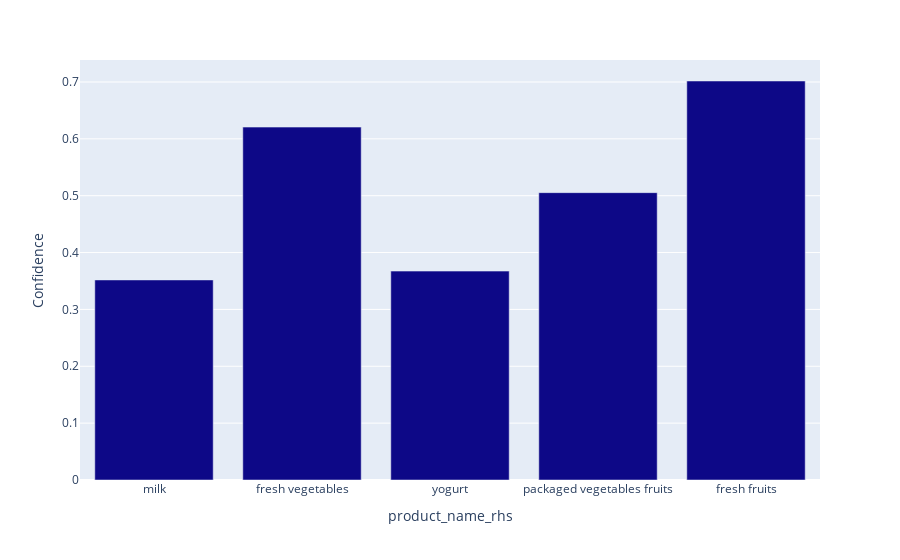

This figure's notebook cell:
### Code cell
output = generate_output('What are the products that have the probability to sell with eggs')
chart_json = get_chart_json(input_text = output)
generate_chart(df = df_final, chart_json = chart_json)

### Figure 1 — Plotly figure (JSON) as saved in the notebook; plotly's stock layout.template omitted (floating-point values rounded to 4 significant figures)
{"data": [{"alignmentgroup": "True", "hovertemplate": "product_name_rhs=%{x}<br>Confidence=%{y}<extra></extra>", "legendgroup": "", "marker": {"color": "#0d0887", "pattern": {"shape": ""}}, "name": "", "offsetgroup": "", "orientation": "v", "showlegend": false, "textposition": "auto", "type": "bar", "x": ["milk", "fresh vegetables", "yogurt", "packaged vegetables fruits", "fresh fruits"], "xaxis": "x", "y": [0.3518, 0.6206, 0.3674, 0.5054, 0.7017], "yaxis": "y"}], "layout": {"barmode": "relative", "legend": {"tracegroupgap": 0}, "margin": {"t": 60}, "xaxis": {"anchor": "y", "domain": [0, 1], "title": {"text": "product_name_rhs"}}, "yaxis": {"anchor": "x", "domain": [0, 1], "title": {"text": "Confidence"}}}}
